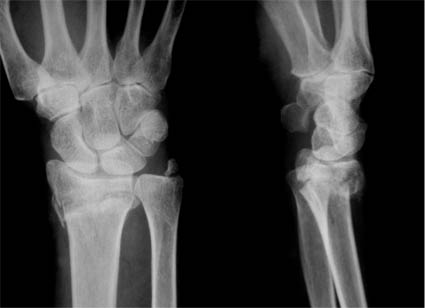
%> input picture ProjParcial1/Banco de Imagens/Fratura-de-punho-RX.jpg, 425 x 308 px
$ octave --eval "compymove7(imread('../../ProjParcial1/Banco de Imagens/Fratura-de-punho-RX.jpg'));"   (GNU Octave 9; MATLAB toolbox functions it lacks are replaced by stand-ins)
%> lines starting %> are read from the running program, lines starting %| are printed output that depends on the picture; in (x1, y1, x2, y2) boxes, pixels count from 0 and x2, y2 are one past the last pixel; in counts of white or black regions, pixels touching at a corner belong together; the program's own positions count from 1
function compymove7(img)

  Q75 = [8    6    5    8    12    20    26    31;       % Quantization matrix (75%), its a predefined matrix available on google search
      6    6    7    10    13    29    30    28;
      7    7    8    12    20    29    35    28;
      7    9    11    15    26    44    40    31;
      9    11    19    28    34   55   52    39;
      12    18    28    32    41   52   57    46;
      25    32    39    44   52   61   60   52;
      36    46    48    49   56   50   52    50 ];
                              % Input your image
  i2=rgb2gray(img);                                      % rgb to gray conversion
%> i2 is the input picture: size 308x425 uint8; min 0, max 213, mean 59.9
  figure,imshow(i2), title('Before Rclose esize');
  [l, c] = size(i2)
%> l = 308; c = 425
  i2=imresize(i2, [l/4, c/4]);                           % resize the image. more the size, more the computational complexity.
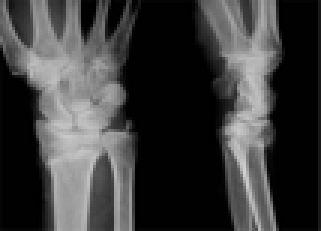
%> i2: size 77x107 uint8 (shown 3 times larger); min 0, max 210, mean 59.8
  figure, imshow(i2); title('i2');
  [row, col] = size(i2);
%> row = 77; col = 107
  i2=im2double(i2);                                     % convert from uint8 to double.
%> i2: size 77x107 double

  count5=0;
  V=zeros(64,1);                                        % Initialize null matrices for further use
  counti=0;countj=0;S=zeros(1,2);add2=zeros(size(S));
  Blocks2 = cell(row/8,col/8);                          % Divide the image into 8 x 8 blocks/ cells (overlapping manner)
  for i=1:row-7
      counti = counti + 1;
     countj = 0;
      for j=1:col-7

          countj = countj + 1;
          Blocks2{i,j} = i2(i:i+7,j:j+7);
         count5=count5+1;
          D = dctmtx(size(Blocks2{i,j},1));             % Subject each of 8x8 cell as follows
          dct = D*Blocks2{i,j}*D';                      % Applying DCT to each of the 8x8 matrix
          K = dct./Q75;                                 % divide quantization matrix element wise to the dct matrix
         %dct=abs(dct);
          K1= round(K);
          V= horzcat(V,K1(:));                          % convert each 8x8 to a linear row, and create a new matrix with the formed rows
          S=[counti countj];
          add2= vertcat(add2,S);                        % The first pixel location of the block corresponding to the row in "V" is stored in S
      end
  end
%> after the loop, Blocks2 = 7000 items; count5 = 7000; counti = 70
  L= transpose(V);
  L(1,:)=[];      % The initial 0 0 null matrices declared are deleted. 1st row deleted
  add2(1,:)=[];   % 1st row deleted
  L=[L add2];     % concatenate both

  L1=sortrows(L); % Lexicographically sort the rows (sorts based on elements only the first column, sorts rows without disrupting the order of elements in it)

  S2= [L1(:,end-1) L1(:,end)];   % Removing the locations that we concateneted in line 48


  L1(:,end-1)=[];           % deleting last 2 columns (locations) since we stored the sorted locations in S2
  L1(:,end)=[];

  count2=0;count3=0;
  shiftvector=zeros(1,2); copy=zeros(1,6);     % Now we calculate Euclidian distance
  for i=2:size(L1)                                % Read the document uploaded to understand why these steps are needed
      K2=0; J2=0;                              % Shiftvector resembles euclidian distance array
      switch any(L1(i,:))
          case 0
              count2=count2+1;
          case 1
          count3=count3+1;
          K2=S2(i,1); J2=S2(i,2);
          K3=S2(i-1,1); J3= S2(i-1,2);
          s1= K2-K3; s2=J2-J3;
          s=[s1 s2];
          shiftvector = vertcat(shiftvector,s);
          c= [K2 J2 K3 J3 s1 s2];
          copy= vertcat(copy,c);
      end
  end
%> after the loop, J3 = 24; K3 = 70; c = [70 25 70 24 0 1]; copy = 1503 rows, first 8: [0 0 0 0 0 0; 1 85 70 100 -69 -15; 2 85 1 85 1 0; 3 85 2 85 1 0; 4 85 3 85 1 0; 4 86 4 85 0 1; 5 85 4 86 1 -1; 5 86 5 85 0 1]; count2 = 5497; count3 = 1502; s = [0 1]; s1 = 0; s2 = 1; shiftvector = 1503 rows, first 12: [0 0; -69 -15; 1 0; 1 0; 1 0; 0 1; 1 -1; 0 1; 1 -75; 0 1; 0 73; 0 1]
  copy(1,:)=[];


   shiftvector(1,:)=[];
   shiftvector= abs(shiftvector);
%> shiftvector = 1502 rows, first 12: [69 15; 1 0; 1 0; 1 0; 0 1; 1 1; 0 1; 1 75; 0 1; 0 73; 0 1; 1 75]
  matrix = unique(shiftvector, 'rows');        % segregate all the unique, set of elements in shiftvector
%> matrix = 44 rows, first 12: [0 1; 0 3; 0 38; 0 39; 0 40; 0 41; 0 43; 0 44; 0 45; 0 46; 0 47; 0 48]

  [row2, col2]= size(shiftvector);
%> row2 = 1502; col2 = 2
  [row3, col3]= size(matrix);
%> row3 = 44; col3 = 2
  cnt=0; repetition= zeros(row3,1);                      % Count the number of times each unique element occurs in shift vector
  for i=1:row3
      for j=1:row2
      if (matrix(i,:)== shiftvector(j,:))
          cnt=cnt+1;
      end
      end
          repetition(i,1)=cnt;                           % The number of times repeated is stored in "Repetition" matrix
          cnt=0;
  end
%> this loop made 44 passes
%> after the loop, repetition = 44 values, max 1377 at index 1, min 1 at index 2, mean 34.14

  threshold = repetition > 400;                           % filtering highly repeated euclidean distance values.
%> threshold = 44 logical values, 1 true

  V2 = zeros(64,64);
  c6=0;c7=0;
  for i=1:row3                                            % Finally checking the matrices with same distance.
      if(threshold(i,:)==1)
          rep1= matrix(i,1);
          rep2= matrix(i,2);
          c7=c7+1;
       for j=2:row2
           if(shiftvector(j,:)==[rep1 rep2])
               rep3= copy(j,1); rep4= copy(j,2);
               rep5=copy(j,3); rep6=copy(j,4);
               V2(rep3:rep3+7, rep4:rep4+7)= ones(8,8);
               V2(rep5:rep5+7, rep6:rep6+7)= ones(8,8);
               c6=c6+1;
           end
       end
      end
  end
%> this loop made 44 passes
%> (rep1, rep2, c7) on pass 1: (0, 1, 1)
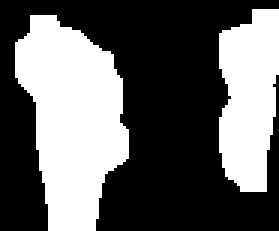
%> V2: size 77x93 double (shown 3 times larger); values 0 (black) and 1 (white), 39.1% white; 2 white regions, box (x1, y1, x2, y2) and area: (5, 5, 43, 77) 1815, (73, 3, 93, 64) 982
%> after the loop, c6 = 1377; rep3 = 70; rep4 = 25; rep5 = 70; rep6 = 24
  figure,imshow(V2); title('copy moved part');         % Mark the copy moved regions on a bnary image.
endfunction
